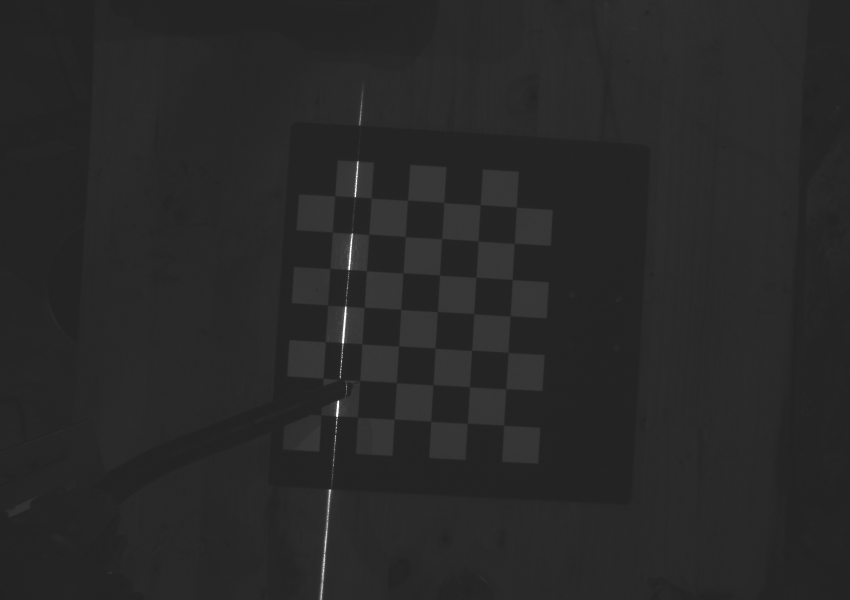
#> input picture App_Data/test.jpg, 1700 x 1200 px (shown at 1/2 size); its folder holds only this picture in this run
$ python -i ScanningProcessing.py   (imports and definitions only)
#> lines starting #> are read from the running program, lines starting #| are printed output that depends on the picture; after the words box and inside, x2 and y2 are one past the last pixel; in counts of white or black regions, pixels touching at a corner belong together
#> further down, picture is the input picture: shape (1200, 1700, 3); min 30, max 255, mean 40.3
### App_Lib/Vision_Lib.py
import numpy as np
import cv2 as cv
from GlobalVariables import *
from App_Lib.App import *
import socket
import time

# from GlobalVariables import camera_external_params


class Vision():
    def __init__(self):
        self.intrinsic, self.dist_coffs = load_coefficients((camera_params))
        self.intrinsic_ex, self.dist_coffs_ex = load_coefficients((camera_external_params))
        self.eye2hand = load_eye2hand((handeye_params))
        # coeffcients of laser plane: ax + by + cz + d = 0
        c = -1
        a, b, d = load_laserplane((laserplane_params))
        self.plane = [a,b,c,d]
        # adjust according to sensor size
        self.rows = 1200
        self.cols = 1700
        self.rows_ex = 2560
        self.cols_ex = 2560

    # [69 lines left out: functions Preprocessing_laser, Preprocessing, Preprocessing_external_cam, LaserCenter_ex, LaserCenter, not called in this run]

    def WeldseamCenter(self, img):
        weldseam_center = np.zeros((self.rows,self.cols))
        return weldseam_center

    # [156 lines left out: functions CrossLaser, TripleLaser, CD, houghline, __RPY2mtrx, posc2Rt and 5 more, not called in this run]

### App_Lib/App.py
import numpy as np
import cv2 as cv
from GlobalVariables import *
import socket
import time

# [7 lines left out: function save_coefficients, not called in this run]

def savematrix(filename:str, matrix):
    with open(filename, 'w') as f:
        f.writelines('\t'.join(str(j) for j in i) + '\n' for i in matrix)

def load_coefficients(path):
    """ Loads camera matrix and distortion coefficients. """
    # FILE_STORAGE_READ
    cv_file = cv.FileStorage(path, cv.FILE_STORAGE_READ)
    # note we also have to specify the type to retrieve otherwise we only get a
    # FileNode object back instead of a matrix
    camera_matrix = cv_file.getNode("K").mat()
    dist_matrix = cv_file.getNode("D").mat()
    cv_file.release()
    return [camera_matrix, dist_matrix]

def load_eye2hand(path):
     # FILE_STORAGE_READ
    cv_file = cv.FileStorage(path, cv.FILE_STORAGE_READ)
    eye2hand = cv_file.getNode("K1").mat()
    cv_file.release()
    return eye2hand

def load_laserplane(path):
    cv_file = cv.FileStorage(path, cv.FILE_STORAGE_READ)
    a, b, d = cv_file.getNode("P").mat()
    cv_file.release()
    return float(a), float(b), float(d)

### ScanningProcessing.py
import cv2 as cv
import numpy as np
import glob
from App_Lib.Vision_Lib import Vision
from App_Lib.App import savematrix
from skimage.measure import ransac, LineModelND
from GlobalVariables import *
from matplotlib import pyplot as plt
import tqdm
from PyQt5.QtCore import QObject, pyqtSignal
import time
rows = 1200
cols = 1700

# [1 line that did not run here, left out]
# [1 line that did not run here, left out]
# [1 line that did not run here, left out]
# [1 line that did not run here, left out]
# [1 line that did not run here, left out]
# [1 line that did not run here, left out]
# [1 line that did not run here, left out]
# [1 line that did not run here, left out]
# [1 line that did not run here, left out]

# natural sorting https://stackoverflow.com/questions/5967500/how-to-correctly-sort-a-string-with-a-number-inside/5967539#5967539
import re

def atoi(text):
    return int(text) if text.isdigit() else text

# [45 lines left out: functions natural_keys, WeldSeamCenter, LaserCenter, not called in this run]

def Preprocessing(img):
    blur = cv.GaussianBlur(img,(7,7),0)                 # use when img is gray image
    _, thresh = cv.threshold(blur,100,255,cv.THRESH_BINARY)
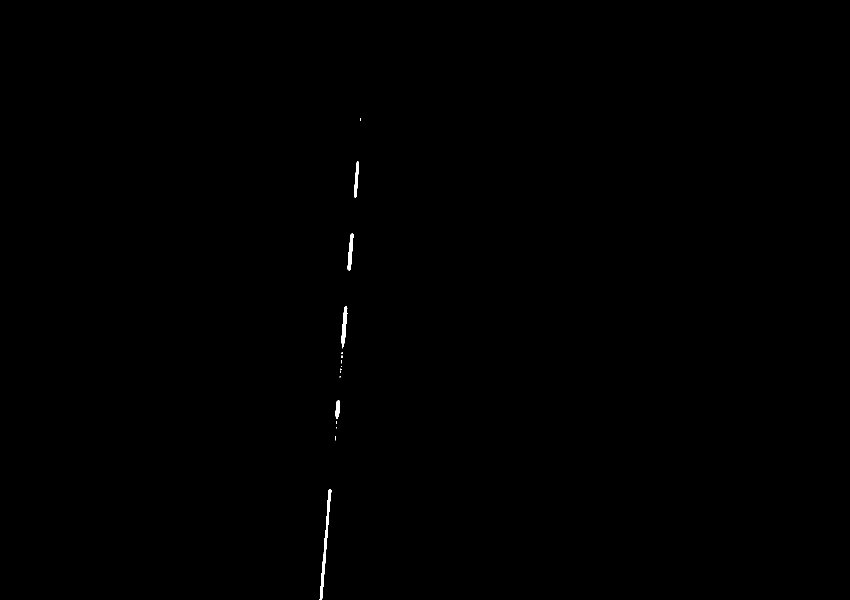
#> thresh: shape (1200, 1700, 3) (shown at 1/2 size); 0.14% white; 16 white regions (11 under 20 px), largest, box (x1, y1, x2, y2) and area: (639, 979, 663, 1200) 1059, (682, 612, 695, 697) 536, (695, 467, 707, 541) 485, (708, 323, 718, 395) 383, (671, 801, 680, 838) 246
    closing = thresh
    del blur
    for _ in range(5):
        closing = cv.morphologyEx(closing, cv.MORPH_CLOSE, np.ones((7,7),np.uint8))
    del thresh
    return closing

# https://stackoverflow.com/questions/20677795/how-do-i-compute-the-intersection-point-of-two-lines
# [72 lines left out: functions line_intersection, calc_weldpoint2robot, create_roi, get_laser_line, not called in this run]
class generate_trajectory(QObject):
    trajectory_signal = pyqtSignal(str)
    def __init__(self):
        QObject.__init__(self)
    # [94 lines left out: function main_scanning, not called in this run]
# [15 lines not run here, left out]

>>> import cv2
>>> picture = cv2.imread('App_Data/test.jpg')
>>> result = Preprocessing(picture)
